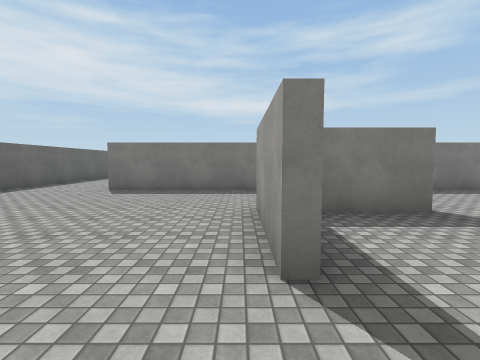
view 1 (above)

18 first-person views from a walk through a Unity game level. The camera is 1.5 m above the floor, tilts 4° down and sees 85° across. The floor is counted in squares, 2 m on a side. Each view is taken from the middle of a square. On the plan, view 1 faces up. The plan holds only what a view shows up to about 9 squares ahead; the rest is blank. The player character is not drawn. Surface patterns are stand-ins for the level's own textures.

view 2
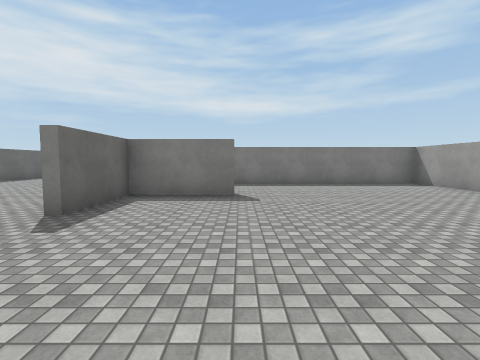

view 3
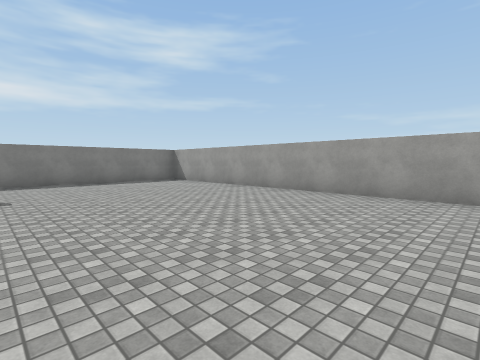

view 4
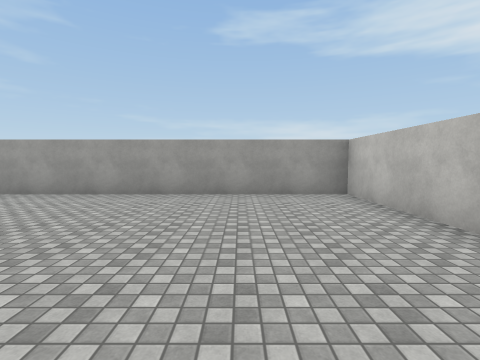

view 5
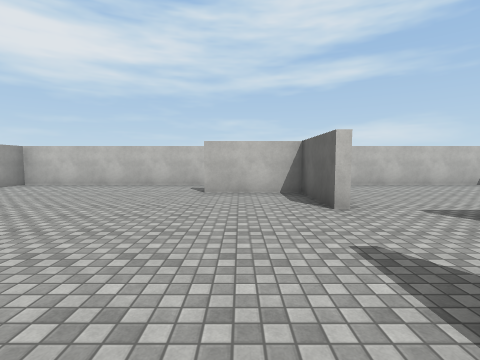

view 6
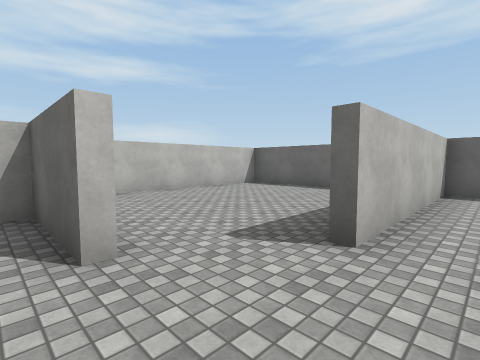

view 7
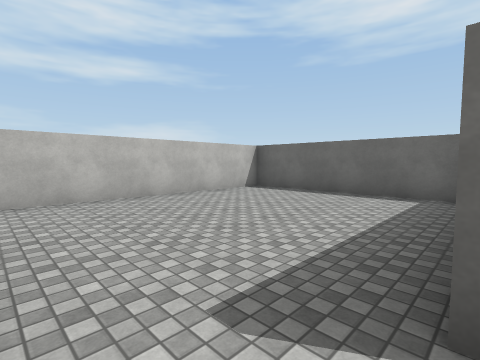

view 8
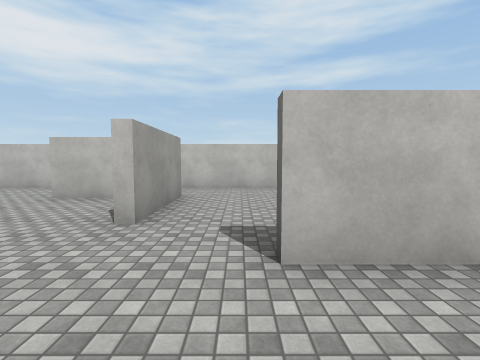

view 9
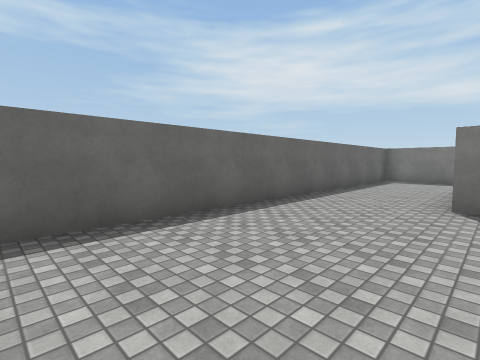

view 10
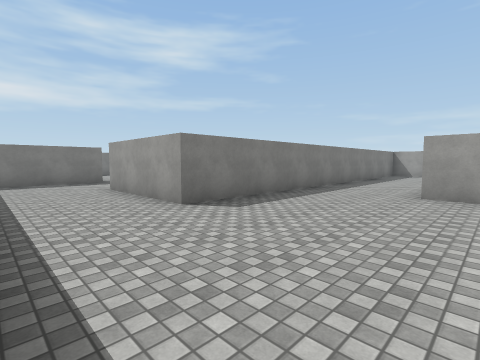

view 11
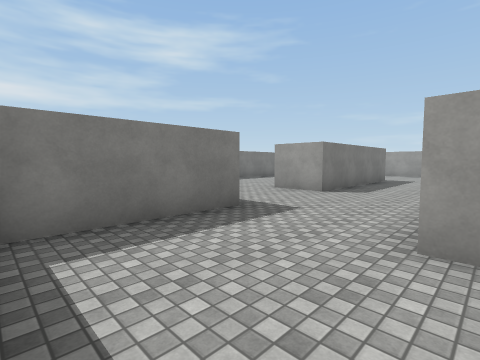

view 12
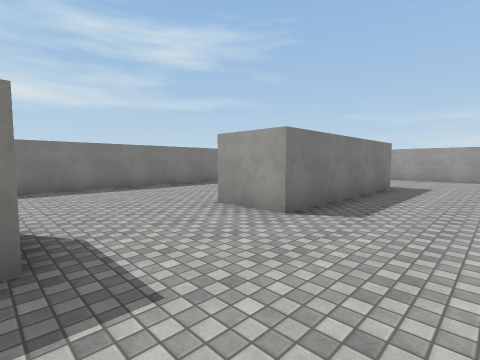

view 13
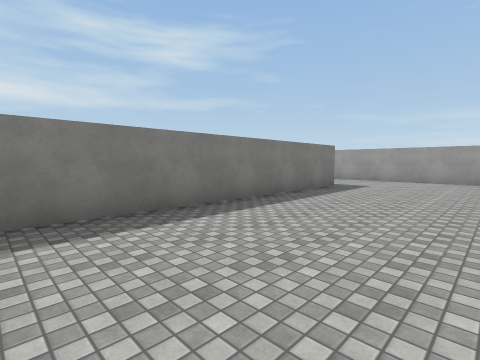

view 14
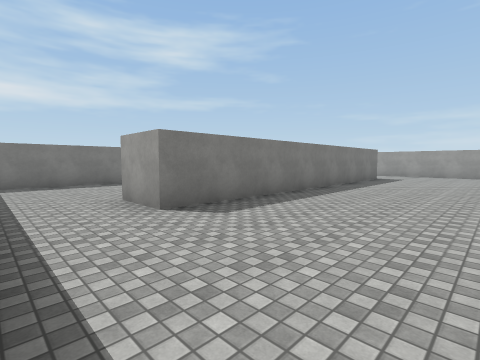

view 15
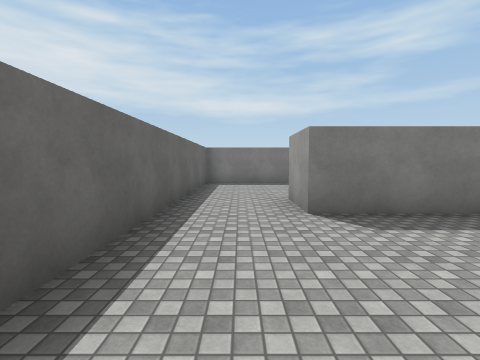

view 16
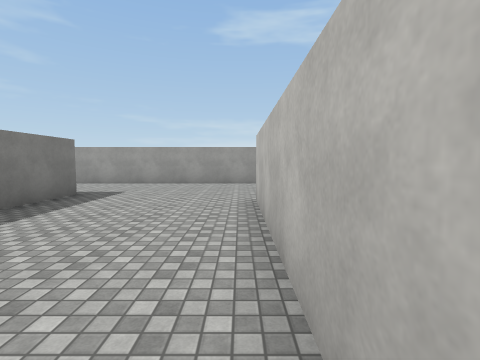

view 17
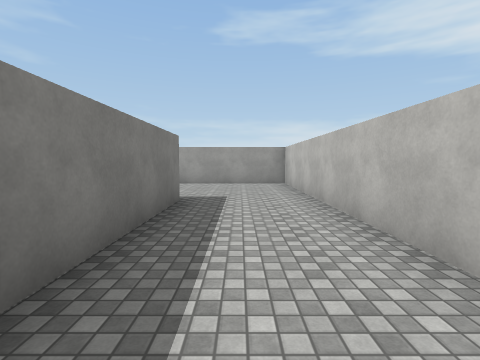

view 18
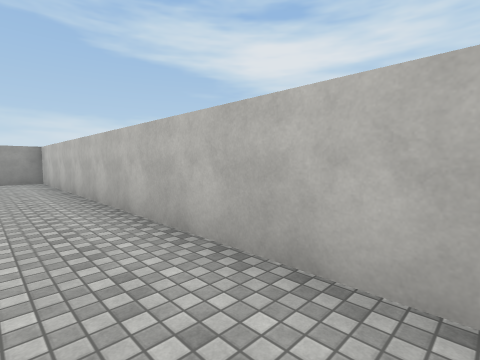

### Floor plan
Ten units are one square. View 1 is at (0, 0); x grows to the right and y downward. Boxes are objects, and circles mark ways between rooms. Rooms are numbered by the first view taken in them; rooms with no view inside come last. Other rooms are left out.
<svg viewBox="-67 -211 162 271">
<path fill="none" stroke="#000" d="M29 -39 5 -39 5 -15M5 10 5 33 29 33M1 -15 1 -24M31 55 90 55 90 -70 5 -70M-20 -105 90 -105 90 -206M-28 -132 -60 -132M5 -70 -35 -70 -35 -105M51 -132 1 -132 1 -147 51 -147M-62 -116 -62 -1 -12 -1M60 -187 -40 -187 -40 -202M1 -24 1 -41M-62 -204 -62 -162M1 36 1 10M-62 5 -62 55 8 55"/>
<circle cx="-3" cy="-10" r="3" fill="#2a7"/>
<circle cx="15" cy="-55" r="3" fill="#2a7"/>
<circle cx="-10" cy="10" r="3" fill="#2a7"/>
<text x="50" y="-10">1</text>
<text x="0" y="-120">2</text>
<text x="-30" y="30">3</text>
</svg>
Room 1 opens to room 2. Room 1 opens to room 3.

Where each view was taken, in squares from view 1:
view 1: 0 up, 0 right, facing up
view 2: 2 down, 3 right, facing up
view 3: 3 down, 3 right, facing up-right
view 4: 3 down, 3 right, facing right
view 5: 3 up, 2 right, facing down
view 6: 1 up, 1 right, facing down-left
view 7: 0 up, 0 right, facing down-left
view 8: 2 up, 1 left, facing down
view 9: 2 up, 3 left, facing up-left
view 10: 3 up, 6 left, facing up-right
view 11: 10 up, 6 left, facing up-right
view 12: 11 up, 3 left, facing up-right
view 13: 15 up, 2 left, facing up-right
view 14: 15 up, 6 left, facing up-right
view 15: 15 up, 5 left, facing up
view 16: 15 up, 0 right, facing right
view 17: 12 up, 0 right, facing right
view 18: 12 up, 2 left, facing down-right
